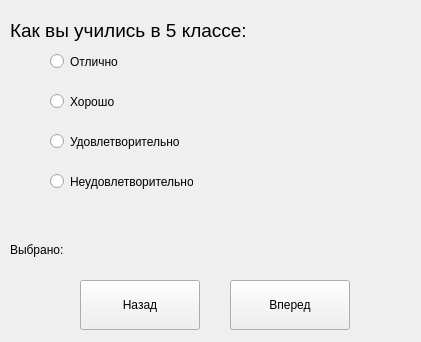
<?xml version="1.0" encoding="UTF-8"?>
<ui version="4.0">
 <class>boyhood</class>
 <widget class="QWidget" name="boyhood">
  <property name="geometry">
   <rect>
    <x>0</x>
    <y>0</y>
    <width>421</width>
    <height>342</height>
   </rect>
  </property>
  <property name="windowTitle">
   <string>Form</string>
  </property>
  <widget class="QLabel" name="boyhoodLbl2">
   <property name="geometry">
    <rect>
     <x>10</x>
     <y>10</y>
     <width>311</width>
     <height>41</height>
    </rect>
   </property>
   <property name="text">
    <string>&lt;html&gt;&lt;head/&gt;&lt;body&gt;&lt;p&gt;&lt;span style=&quot; font-size:14pt;&quot;&gt;Как вы учились в 5 классе:&lt;/span&gt;&lt;/p&gt;&lt;/body&gt;&lt;/html&gt;</string>
   </property>
  </widget>
  <widget class="QRadioButton" name="radioButton_1">
   <property name="geometry">
    <rect>
     <x>50</x>
     <y>53</y>
     <width>143</width>
     <height>17</height>
    </rect>
   </property>
   <property name="text">
    <string>Отлично</string>
   </property>
  </widget>
  <widget class="QRadioButton" name="radioButton_2">
   <property name="geometry">
    <rect>
     <x>50</x>
     <y>93</y>
     <width>143</width>
     <height>17</height>
    </rect>
   </property>
   <property name="text">
    <string>Хорошо</string>
   </property>
  </widget>
  <widget class="QRadioButton" name="radioButton_3">
   <property name="geometry">
    <rect>
     <x>50</x>
     <y>133</y>
     <width>143</width>
     <height>17</height>
    </rect>
   </property>
   <property name="text">
    <string>Удовлетворительно</string>
   </property>
  </widget>
  <widget class="QRadioButton" name="radioButton_4">
   <property name="geometry">
    <rect>
     <x>50</x>
     <y>173</y>
     <width>143</width>
     <height>17</height>
    </rect>
   </property>
   <property name="text">
    <string>Неудовлетворительно</string>
   </property>
  </widget>
  <widget class="QLabel" name="boyhoodLbl1">
   <property name="geometry">
    <rect>
     <x>10</x>
     <y>240</y>
     <width>171</width>
     <height>20</height>
    </rect>
   </property>
   <property name="text">
    <string>Выбрано: </string>
   </property>
  </widget>
  <widget class="QPushButton" name="Back">
   <property name="geometry">
    <rect>
     <x>80</x>
     <y>280</y>
     <width>120</width>
     <height>50</height>
    </rect>
   </property>
   <property name="text">
    <string>Назад</string>
   </property>
  </widget>
  <widget class="QPushButton" name="Next">
   <property name="geometry">
    <rect>
     <x>230</x>
     <y>280</y>
     <width>120</width>
     <height>50</height>
    </rect>
   </property>
   <property name="text">
    <string>Вперед</string>
   </property>
  </widget>
  <widget class="QLabel" name="label_img">
   <property name="geometry">
    <rect>
     <x>200</x>
     <y>50</y>
     <width>201</width>
     <height>141</height>
    </rect>
   </property>
   <property name="text">
    <string/>
   </property>
  </widget>
 </widget>
 <resources/>
 <connections/>
</ui>
